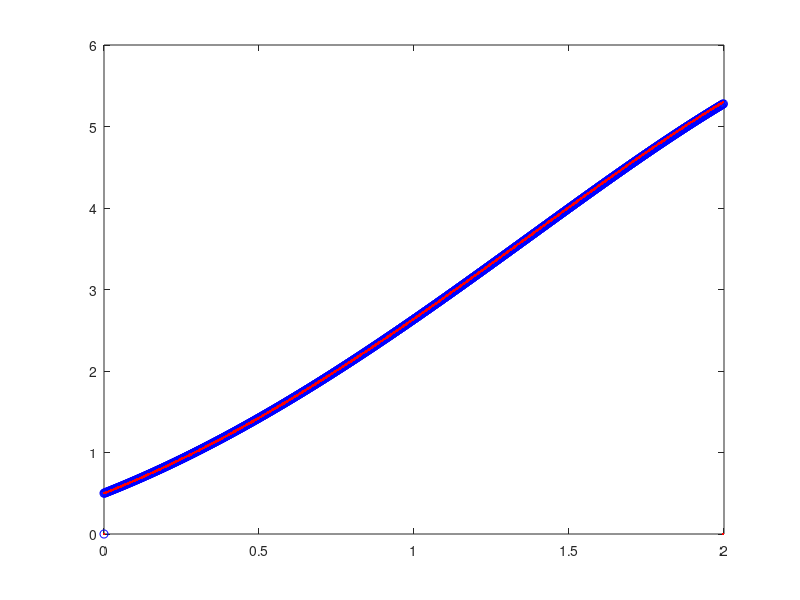

Here is the MATLAB script that generated this plot:
clearvars;
clc;

% Metodo de Euler



f = @(t,y) y - t^2 + 1 ;

t_0 = 0;

N = 1000;

a =0;
b =2;

h = (b-a)/N;

y = zeros(N+1,1);
t = zeros(N+1,1);

y(1) = 1/2;

t(1) = t_0;

for i=1:N-1

    ti =  a + i*h;
    t(i+1) = ti;
 
    y(i+1) = y(i) + h*f(ti,y (i));

end

yexact = @(t) (t+1)^2 - (1/2)*exp(t);

y_exact = zeros(N+1,1);

for i=1:N-1

    y_exact(i) = yexact(t(i));

end

figure(1);

plot(t,y,'ob')
hold on;
plot(t,y_exact,'.r')